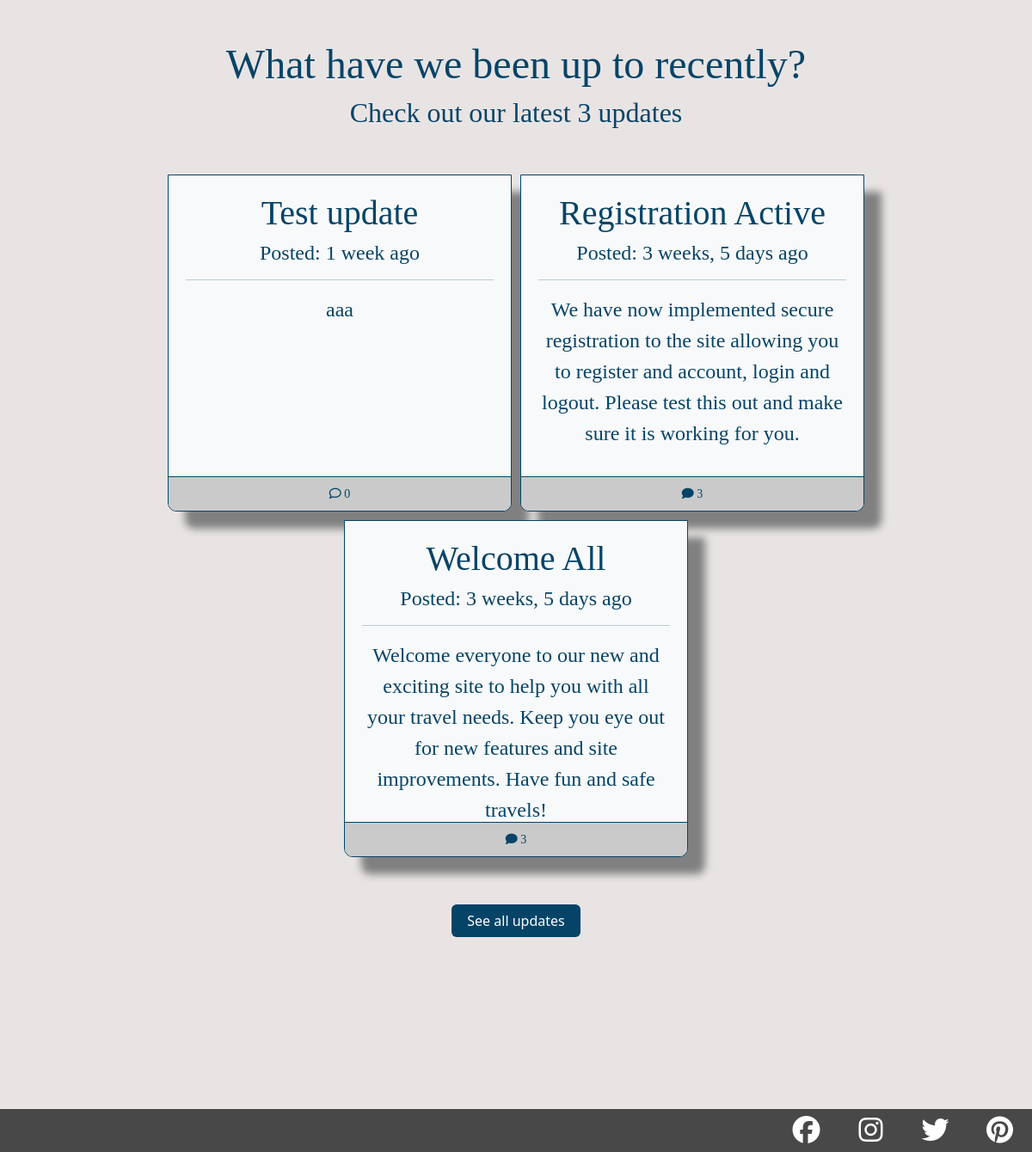
Page /register/ (lower part) on the earlier database version.
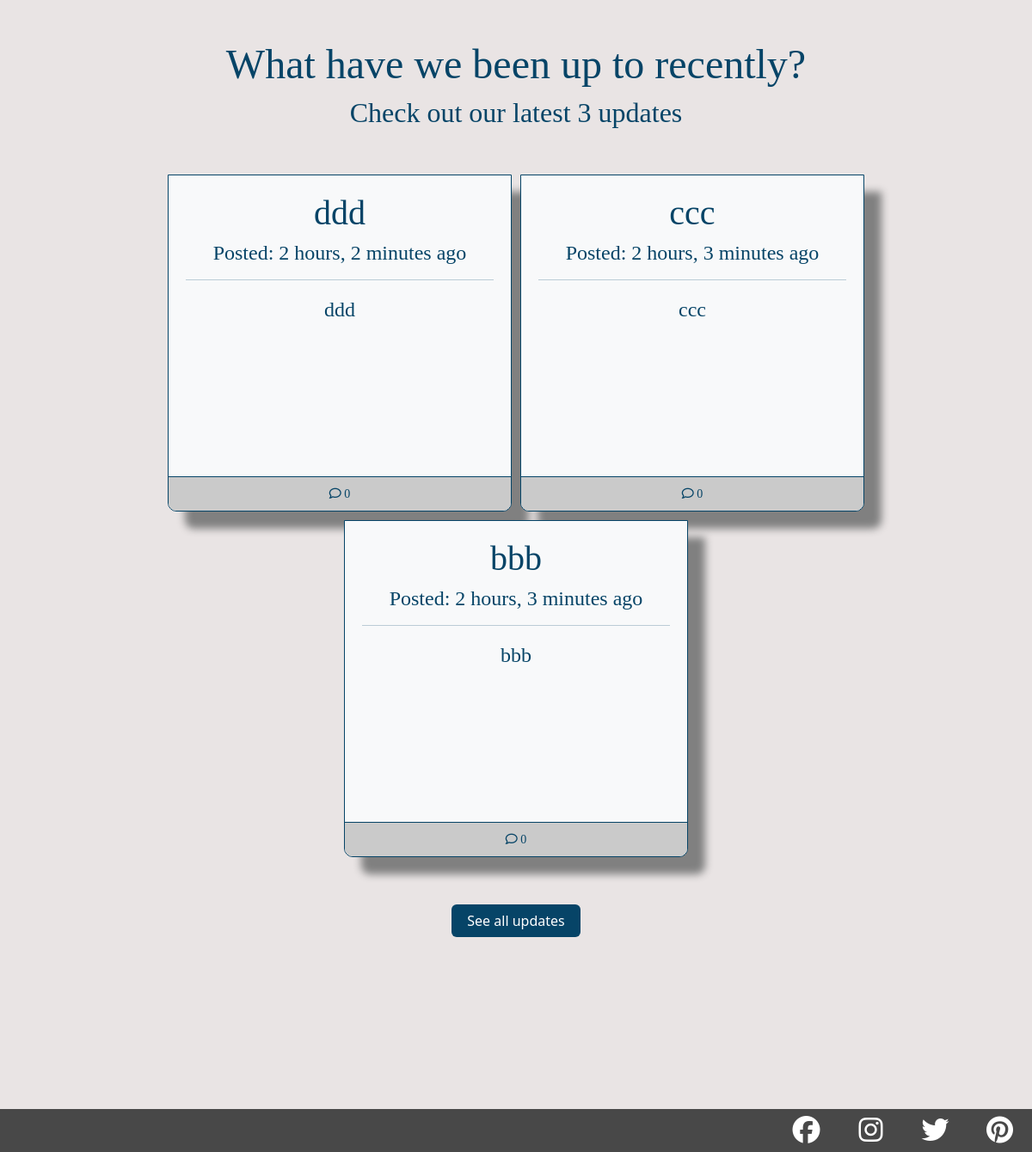
Same page on the later database version.
### site_updates/models.py (models this page shows, shortened)
class Update(models.Model):
    topic = models.ForeignKey(UpdateCatagory, on_delete=models.CASCADE)
    title = models.CharField(max_length=100)
    content = models.TextField()
    update_image = ResizedImageField(
                                    upload_to='media/update_pics/',
                                    blank=True,
                                    size=[600, None],
                                    force_format='JPEG')
    published_on = models.DateTimeField(auto_now_add=True)
    class Meta:
        ordering = ('-published_on',)

### home/views.py (the view)
# urls.py: path('register/', register, name='home-register'),
def register(request):
    updates = Update.objects.all().order_by('-published_on')[0:3]
    if request.method == 'POST':
        form = UserRegisterForm(request.POST)
        if form.is_valid():
            form.save()
            username = form.cleaned_data['username']
            password = form.cleaned_data['password1']
            user = authenticate(username=username, password=password)
            login(request, user)
            messages.success(request, f"Your account has been created!")
            return redirect('travel-home')
    else:
        form = UserRegisterForm()
    return render(
                request,
                'home/register.html',
                {
                    "tab_title": "Register",
                    "form": form,
                    "updates": updates,
                }
            )

### home/templates/home/register.html (shortened to what this page needs)
{% extends "base.html" %}
{% load crispy_forms_tags %}
{% block content %}
    <section class="content-under-home-header">
        {% include 'home/snippets/site-updates-insert.html' %}
    </section>
{% endblock content %}

### templates/base.html (shortened to what this page needs)
{% load static %}
<!DOCTYPE html>
<html lang="en">
<head>
    <link href="https://cdn.jsdelivr.net/npm/bootstrap@5.2.3/dist/css/bootstrap.min.css" rel="stylesheet">
    <link rel="stylesheet" href="https://cdn.jsdelivr.net/npm/bootstrap-icons@1.10.3/font/bootstrap-icons.css">
    <link rel="stylesheet" href="{% static 'css/main.css' %}">
</head>
<body>
        <main class="main-section">
            {% block content %}
            {% endblock %}
        </main>
        <section id="footer">
            <div class="h-100 d-flex justify-content-end">
                <div class="footer-icons"><a href="#"><i class="social-icons fa-brands fa-facebook"></i></a></div>
                <div class="footer-icons"><a href="#"><i class="social-icons fa-brands fa-instagram"></i></a></div>
                <div class="footer-icons"><a href="#"><i class="social-icons fa-brands fa-twitter"></i></a></div>
                <div class="footer-icons"><a href="#"><i class="social-icons fa-brands fa-pinterest"></i></a></div>
            </div>
        </section>
</body>
</html>

### home/templates/home/snippets/site-updates-insert.html
{% block site_updates_snippet %}
    <div class="row site-updates-section">
        <h3 class="mt-5">What have we been up to recently?</h3>
        <h5 class="mb-5">Check out our latest 3 updates</h5>
        {% for update in updates %}
        <div class="bg-light update-card update-card-front-page">
            <a href="{% url 'admin-update-detail' update.id %}">
                <div class="update-card-body">
                    <h4 class="text-center">{{ update.title }}</h4>
                    <h6 class="text-center">Posted: {{ update.published_on|timesince }} ago</h6>
                    <hr>
                    <p class="text-center">{{ update.content }}</p>
                </div>
            </a>
            <div class="update-card-footer">
                {% if update.updatecomment_set.all.count == 0 %}
                    <a class="text-decoration-none" href="{% url 'admin-update-detail' update.id %}">
                        <small><strong><i class="fa-regular fa-comment"></i></strong>&nbsp;{{ update.updatecomment_set.all.count }}</small>
                    </a>
                {% else %}
                    <a class="text-decoration-none" href="{% url 'admin-update-detail' update.id %}">
                        <small><strong><i class="fa-solid fa-comment"></i></strong>&nbsp;{{ update.updatecomment_set.all.count }}</small>
                    </a>
                {% endif %}
            </div>
        </div>
        {% endfor %}
        <div>
            <a class="btn btn-site-updates-all" href="{% url 'all-admin-updates' %}">See all updates</a>
        </div>
    </div>
{% endblock site_updates_snippet %}

### static/css/main.css (style rules this page uses)
* { padding: 0; margin: 0; box-sizing: border-box; }
h1, h2, h3, h4, h5, h6 { font-family: 'Lora', serif; }
a { font-family: 'Lora', serif; }
p, .comments-txt, .form-label { font-family: 'Merriweather', serif; }
@media (min-width: 768px) { h3 { font-size: 250%; } }
@media (min-width: 768px) { h4 { font-size: 200%; } }
@media (min-width: 768px) { h5 { font-size: 160%; } }
@media (min-width: 768px) { h6 { font-size: 140%; } }
@media (min-width: 768px) { p, .comments-txt { font-size: 140%; } }
@media (min-width: 992px) { h3 { font-size: 300%; } }
@media (min-width: 992px) { h4 { font-size: 250%; } }
@media (min-width: 992px) { h5 { font-size: 200%; } }
@media (min-width: 992px) { h6 { font-size: 150%; } }
@media (min-width: 992px) { p, .comments-txt { font-size: 150%; } }
.social-icons { font-size: xx-large; }
#footer { position: fixed; height: 50px; background-color: rgb(72, 72, 72); bottom: 0px; left: 0px; right: 0px; margin-bottom: 0px; }
.footer-icons { height: 100%; width: 75px; display: flex; justify-content: center; align-items: center; }
.social-icons { color: white; }
.content-under-home-header { display: flex; flex-direction: column; align-items: center; text-align: center; justify-content: center; }
.site-updates-section { background-color: #e9e4e4; color: rgb(6, 68, 103); display: flex; justify-content: center; align-items: center; margin: 0; }
.update-card { padding: 0; border: 1px solid rgb(6, 68, 103); border-radius: 0 0 10px 10px; overflow: hidden; box-shadow: 20px 20px 10px grey; margin: 5px; }
.update-card-front-page { width: 400px; }
.update-card-body { height: 350px; padding: 20px; overflow-y: auto; }
.update-card-footer { display: flex; justify-content: center; align-items: center; border-top: 1px solid rgb(6, 68, 103); height: 40px; background-color: rgb(202, 202, 202); position: relative; }
.update-card a { color: rgb(6, 68, 103); text-decoration: none; }
.btn-site-updates-all { width: 150px; background-color: rgb(6, 68, 103); color: white; margin-top: 50px; margin-bottom: 250px; }

Differences in the rows shown:
no longer on this page (row unchanged): Update: title "Test update", published_on "1 week", content "aaa", updatecomment_set.all.count "0"
no longer on this page (row unchanged): Update: title "Registration Active", published_on "3 weeks, 5 days", content "We have now implemented secure registration to the site allowing you to register and account, login and logout. Please test this out and make sure it is working for you.", updatecomment_set.all.count "3"
no longer on this page (row unchanged): Update: title "Welcome All", published_on "3 weeks, 5 days", content "Welcome everyone to our new and exciting site to help you with all your travel needs. Keep you eye out for new features and site improvements. Have fun and safe travels!", updatecomment_set.all.count "3"
added Update: title "ddd", published_on "2 hours, 2 minutes", content "ddd", updatecomment_set.all.count "0"
added Update: title "ccc", published_on "2 hours, 3 minutes", content "ccc", updatecomment_set.all.count "0"
added Update: title "bbb", published_on "2 hours, 3 minutes", content "bbb", updatecomment_set.all.count "0"
